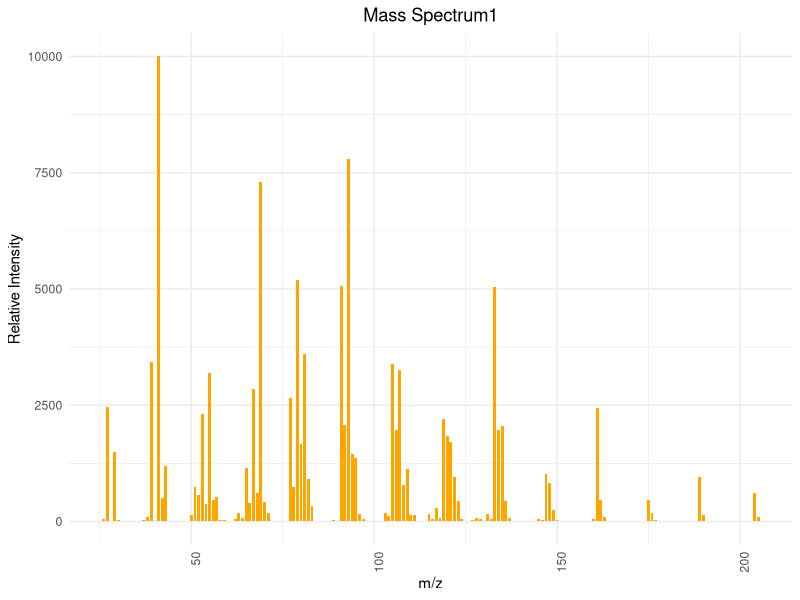
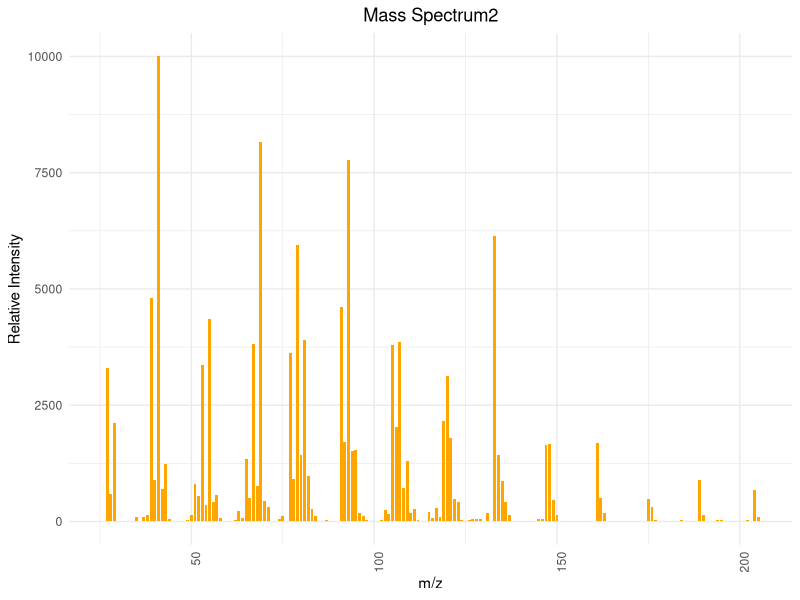
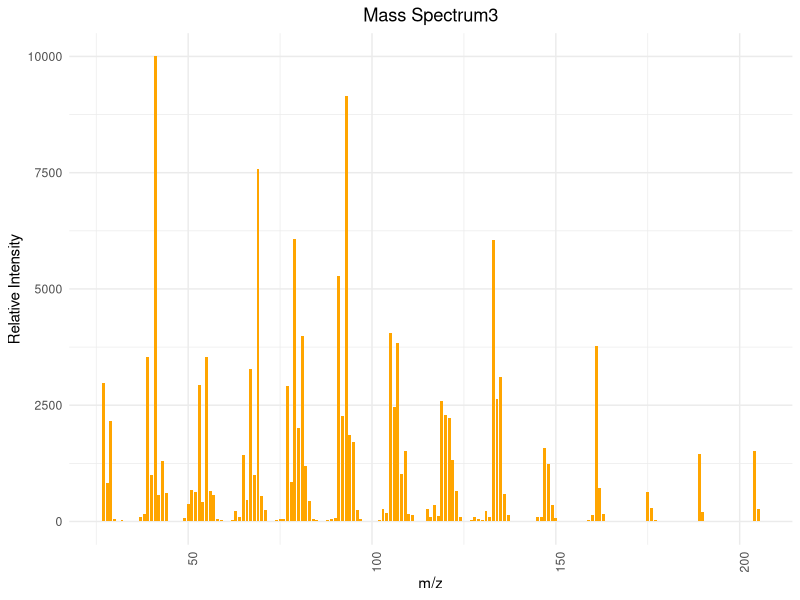
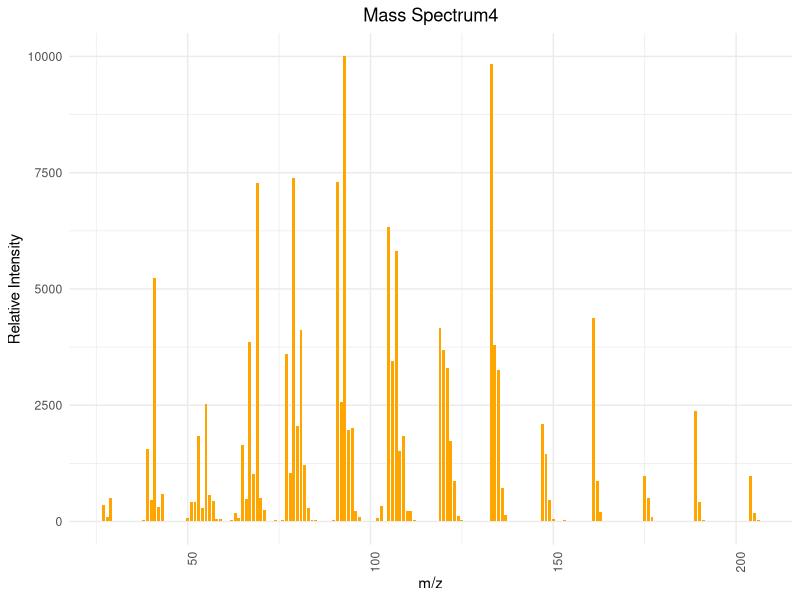

Write the R code that produced these figures, in order.
## ---- chunk 1
# 安装并加载所需的包
library(ggplot2)

# 图1
mz1 <- c(26, 27, 29, 30, 37, 38, 39, 41, 42, 43, 50, 51, 52, 53, 54, 55, 56, 57, 58, 59, 62, 63, 64, 65, 66, 67, 68, 69, 70, 71, 74, 75, 77, 78, 79, 80, 81, 82, 83, 84, 89, 91, 92, 93, 94, 95, 96, 97, 102, 103, 104, 105, 106, 107, 108, 109, 110, 111, 115, 116, 117, 118, 119, 120, 121, 122, 123, 124, 127, 128, 129, 130, 131, 132, 133, 134, 135, 136, 137, 145, 146, 147, 148, 149, 150, 160, 161, 162, 163, 175, 176, 177, 189, 190, 204, 205)
intensity1 <- c(50, 2470, 1490, 30, 40, 90, 3430, 9999, 500, 1200, 140, 740, 570, 2320, 380, 3190, 470, 530, 40, 40, 50, 190, 80, 1150, 400, 2850, 610, 7300, 420, 190, 20, 20, 2650, 750, 5190, 1660, 3600, 910, 340, 20, 40, 5060, 2070, 7790, 1460, 1360, 170, 60, 20, 180, 120, 3390, 1970, 3260, 790, 1120, 150, 140, 160, 60, 300, 70, 2210, 1830, 1710, 950, 430, 50, 30, 70, 50, 20, 160, 60, 5050, 1970, 2060, 440, 70, 60, 40, 1020, 830, 250, 30, 60, 2440, 460, 90, 470, 190, 40, 950, 140, 620, 100)

data1 <- data.frame(mz1, intensity1)


ggplot(data1, aes(x=mz1, y=intensity1)) +
  geom_bar(stat="identity", fill="orange", width=0.8) + 
  theme_minimal() + 
  labs(title="Mass Spectrum1",
       x="m/z",
       y="Relative Intensity") + 
  theme(axis.text.x = element_text(angle = 90, hjust = 1), plot.title = element_text(hjust = 0.5))  

# 图2
mz2 <- c(26, 27, 28, 29, 30, 35, 37, 38, 39, 40, 41, 42, 43, 44, 49, 50, 51, 52, 53, 54, 55, 56, 57, 58, 59, 62, 63, 64, 65, 66, 67, 68, 69, 70, 71, 72, 74, 75, 77, 78, 79, 80, 81, 82, 83, 84, 85, 87, 91, 92, 93, 94, 95, 96, 97, 98, 99, 101, 102, 103, 104, 105, 106, 107, 108, 109, 110, 111, 112, 113, 115, 116, 117, 118, 119, 120, 121, 122, 123, 124, 126, 127, 128, 129, 130, 131, 133, 134, 135, 136, 137, 139, 145, 146, 147, 148, 149, 150, 157, 161, 162, 163, 164, 170, 175, 176, 177, 184, 189, 190, 194, 195, 202, 204, 205)
intensity2 <- c(20, 3290, 590, 2110, 20, 90, 100, 150, 4810, 900, 9999, 700, 1230, 50, 30, 130, 810, 540, 3360, 350, 4360, 410, 570, 70, 10, 40, 230, 70, 1350, 500, 3810, 760, 8170, 440, 310, 20, 50, 120, 3620, 910, 5950, 1430, 3900, 980, 270, 120, 20, 30, 4610, 1700, 7780, 1510, 1540, 180, 120, 30, 20, 20, 40, 250, 170, 3790, 2040, 3860, 720, 1300, 190, 270, 30, 10, 200, 80, 280, 90, 2150, 3130, 1800, 480, 410, 40, 30, 50, 60, 50, 20, 180, 6130, 1420, 870, 410, 150, 20, 60, 50, 1650, 1660, 460, 140, 20, 1690, 510, 190, 20, 20, 490, 310, 30, 30, 900, 130, 40, 30, 40, 680, 90)

data2 <- data.frame(mz2, intensity2)

ggplot(data2, aes(x=mz2, y=intensity2)) +
  geom_bar(stat="identity", fill="orange", width=0.8) + 
  theme_minimal() + 
  labs(title="Mass Spectrum2",
       x="m/z",
       y="Relative Intensity") + 
  theme(axis.text.x = element_text(angle = 90, hjust = 1), plot.title = element_text(hjust = 0.5))  

# 图3
mz3 <- c(27, 28, 29, 30, 31, 32, 36, 37, 38, 39, 40, 41, 42, 43, 44, 45, 46, 47, 48, 49, 50, 51, 52, 53, 54, 55, 56, 57, 58, 59, 60, 61, 62, 63, 64, 65, 66, 67, 68, 69, 70, 71, 72, 73, 74, 75, 76, 77, 78, 79, 80, 81, 82, 83, 84, 85, 87, 88, 89, 90, 91, 92, 93, 94, 95, 96, 97, 98, 102, 103, 104, 105, 106, 107, 108, 109, 110, 111, 113, 114, 115, 116, 117, 118, 119, 120, 121, 122, 123, 124, 127, 128, 129, 130, 131, 132, 133, 134, 135, 136, 137, 138, 142, 143, 144, 145, 146, 147, 148, 149, 150, 159, 160, 161, 162, 163, 164, 173, 175, 176, 177, 178, 188, 189, 190, 191, 204, 205)
intensity3 <- c(2970, 830, 2150, 60, 10, 40, 10, 90, 160, 3530, 1000, 9999, 570, 1300, 610, 10, 10, 5, 20, 70, 370, 680, 640, 2930, 410, 3530, 660, 570, 60, 40, 10, 10, 30, 220, 90, 1420, 470, 3280, 990, 7590, 550, 240, 10, 20, 30, 50, 50, 2920, 850, 6070, 2020, 3990, 1200, 450, 50, 40, 10, 30, 60, 70, 5270, 2260, 9140, 1850, 1700, 240, 50, 10, 40, 260, 180, 4060, 2470, 3840, 1020, 1510, 170, 130, 10, 10, 260, 90, 350, 120, 2590, 2290, 2220, 1330, 650, 90, 40, 90, 60, 30, 220, 90, 6050, 2630, 3110, 590, 140, 20, 10, 20, 20, 100, 90, 1570, 1240, 350, 70, 40, 130, 3780, 720, 160, 20, 10, 630, 300, 40, 10, 10, 1450, 210, 10, 1510, 260)

data3 <- data.frame(mz3, intensity3)

ggplot(data3, aes(x=mz3, y=intensity3)) +
  geom_bar(stat="identity", fill="orange", width=0.8) + 
  theme_minimal() + 
  labs(title="Mass Spectrum3",
       x="m/z",
       y="Relative Intensity") + 
  theme(axis.text.x = element_text(angle = 90, hjust = 1), plot.title = element_text(hjust = 0.5)) 

# 图4
mz4 <- c(27, 28, 29, 30, 37, 38, 39, 40, 41, 42, 43, 50, 51, 52, 53, 54, 55, 56, 57, 58, 59, 62, 63, 64, 65, 66, 67, 68, 69, 70, 71, 72, 74, 76, 77, 78, 79, 80, 81, 82, 83, 84, 85, 90, 91, 92, 93, 94, 95, 96, 97, 102, 103, 105, 106, 107, 108, 109, 110, 111, 112, 114, 119, 120, 121, 122, 123, 124, 125, 133, 134, 135, 136, 137, 138, 147, 148, 149, 150, 153, 161, 162, 163, 165, 166, 175, 176, 177, 185, 189, 190, 191, 192, 204, 205, 206)
intensity4 <- c(350, 100, 500, 10, 10, 30, 1550, 460, 5230, 310, 590, 70, 420, 410, 1840, 290, 2520, 560, 450, 60, 50, 30, 180, 80, 1650, 490, 3860, 1030, 7280, 510, 250, 20, 30, 40, 3600, 1050, 7380, 2060, 4120, 1210, 300, 30, 30, 40, 7310, 2570, 9999, 1970, 2010, 230, 100, 80, 330, 6340, 3450, 5820, 1520, 1840, 220, 220, 40, 10, 4150, 3680, 3300, 1740, 870, 110, 30, 9830, 3790, 3260, 710, 150, 20, 2090, 1460, 470, 60, 30, 4370, 860, 200, 20, 10, 970, 500, 90, 10, 2380, 410, 40, 20, 980, 190, 30)

data4 <- data.frame(mz4, intensity4)

ggplot(data4, aes(x=mz4, y=intensity4)) +
  geom_bar(stat="identity", fill="orange", width=0.8) + 
  theme_minimal() + 
  labs(title="Mass Spectrum4",
       x="m/z",
       y="Relative Intensity") + 
  theme(axis.text.x = element_text(angle = 90, hjust = 1), plot.title = element_text(hjust = 0.5)) 
